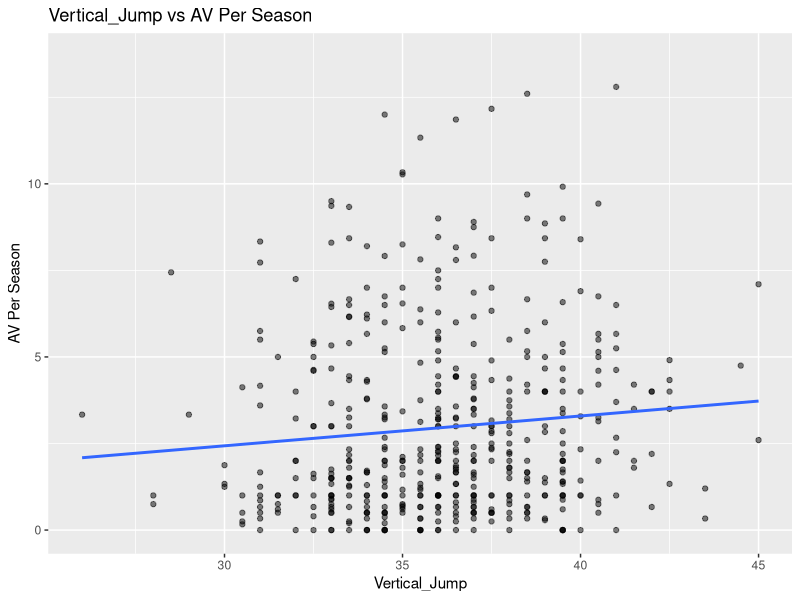
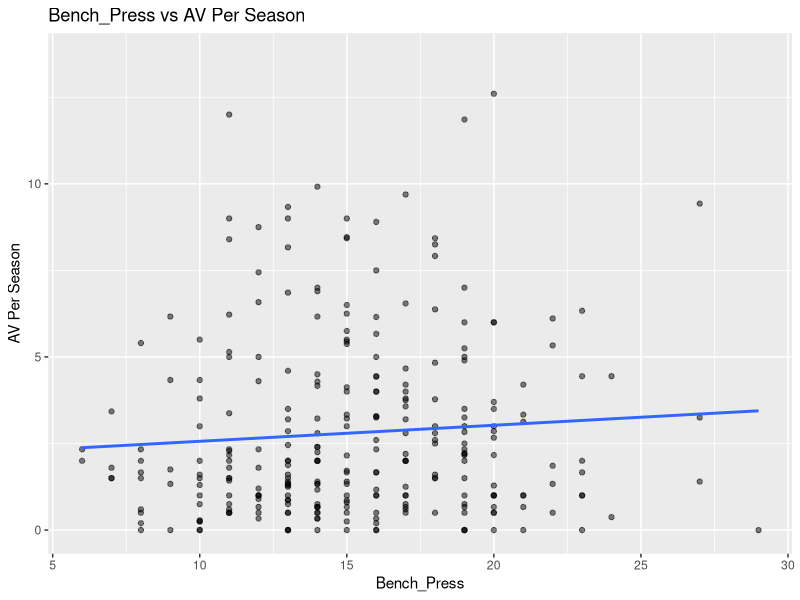
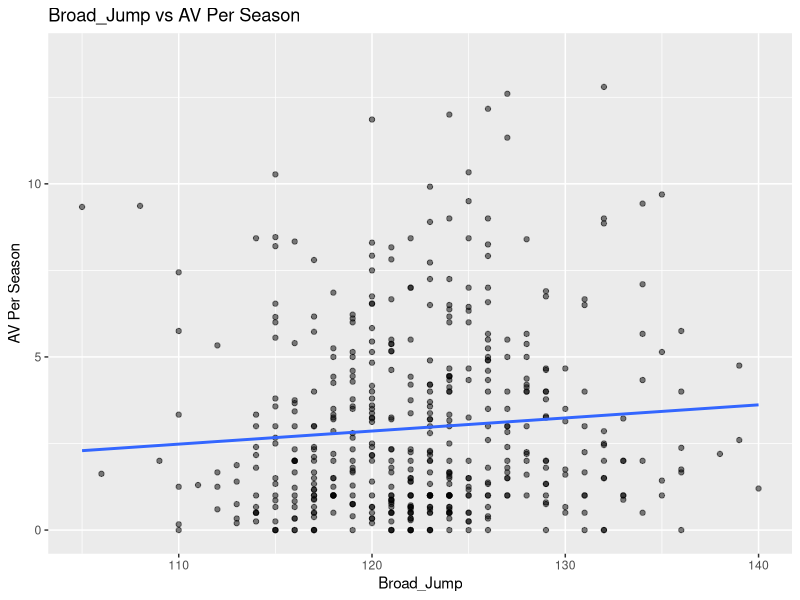
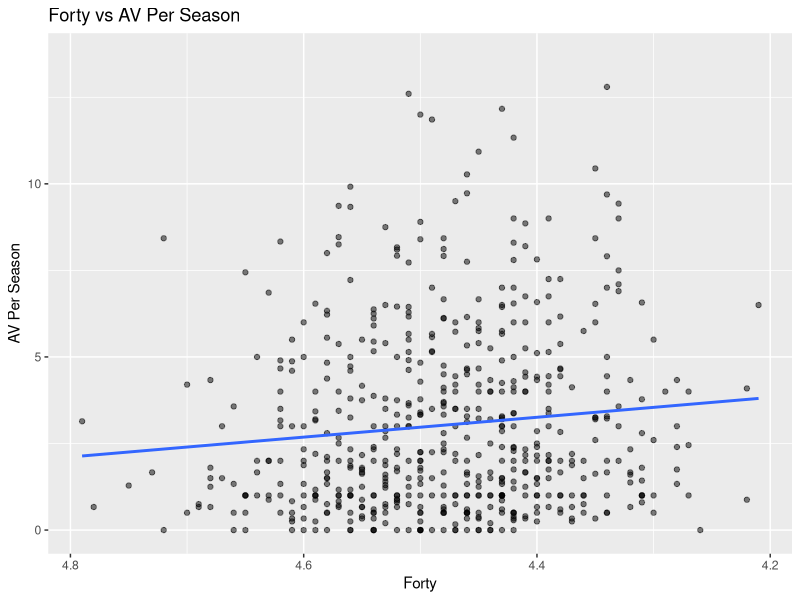
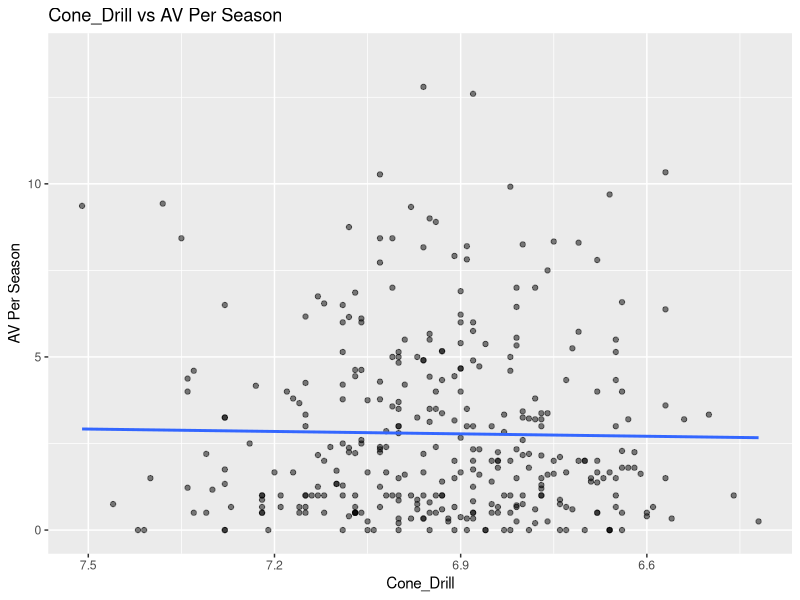
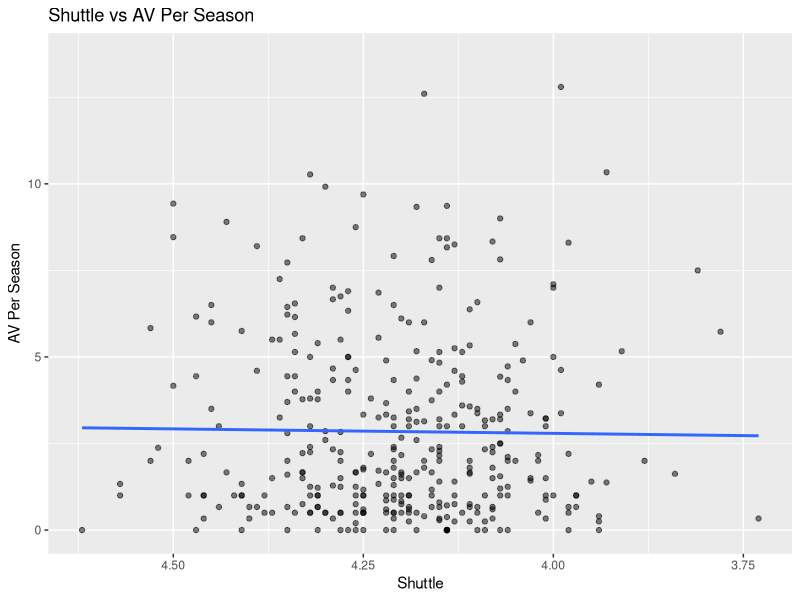
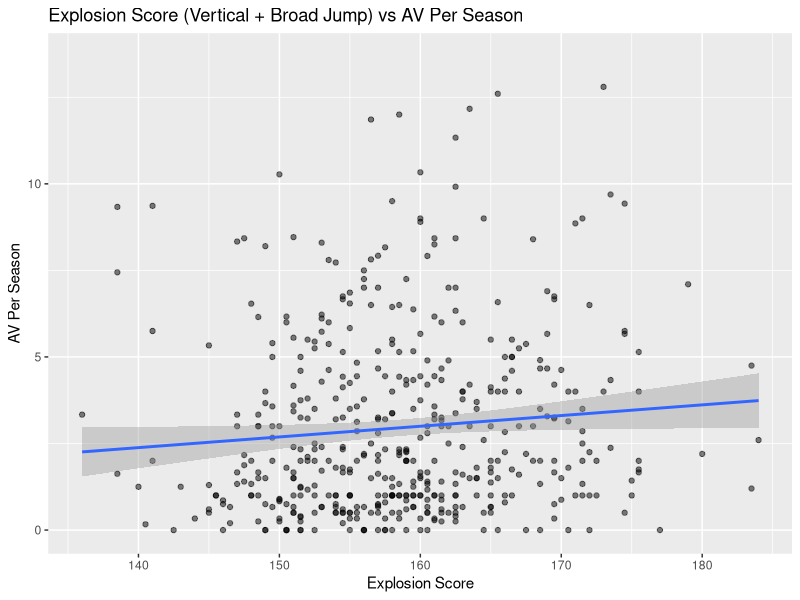

Here is the R script that generated these plots, in order:
# =============================================================================
# NFL Wide Receiver Combine Analysis
#
# Question: Do NFL Scouting Combine metrics predict a wide receiver's career
# success (measured as Approximate Value per season)?
#
# Data:
#   - data/sportsref_download.xlsx  : career stats for WRs drafted 2000+
#                                      (Pro Football Reference / Stathead)
#   - data/NFL_Combine_Since_2000.csv: combine testing results, 2000-2025
#                                      (Kaggle: isaaksipple/nfl-combine-2000-2025)
# =============================================================================

library(dplyr)
library(ggplot2)
library(readr)
library(readxl)
library(stringr)

# ---- 1. Load data -----------------------------------------------------------

career_data <- read_excel("data/sportsref_download.xlsx")
combine_data <- read_csv("data/NFL_Combine_Since_2000.csv")

# ---- 2. Filter to wide receivers --------------------------------------------

combine_wr <- combine_data %>%
  filter(Position == "WR")

career_wr <- career_data %>%
  filter(Pos == "WR", From >= 2000)

# ---- 3. Standardize player names for joining --------------------------------
# Player names differ slightly between sources (periods, suffixes like Jr./II/III),
# so normalize both sides before joining on name + draft year.

clean_names <- function(x) {
  x %>%
    str_to_lower() %>%
    str_replace_all("\\.", "") %>%
    str_replace_all(" jr", "") %>%
    str_replace_all(" iii", "") %>%
    str_replace_all(" ii", "") %>%
    str_squish()
}

career_wr$Player <- clean_names(career_wr$Player)
combine_wr$Player <- clean_names(combine_wr$Player)

# ---- 4. Merge career outcomes with combine testing data ---------------------

merged_data <- inner_join(
  career_wr, combine_wr,
  by = c("Player", "From" = "Year")
) %>%
  distinct() %>%
  rename(
    Career_AV      = `AV...3`,
    Forty          = `40-yd Dash`,
    Vertical_Jump  = `Vertical Jump`,
    Bench_Press    = `Bench Press`,
    Broad_Jump     = `Broad Jump`,
    Cone_Drill     = `3-Cone Drill`,
    Shuttle        = `20-yd Shuttle`,
    Draft_Team     = Team.y
  ) %>%
  select(-Team.x, -Rk, -Position, -AV...9) %>%
  mutate(
    Seasons       = To - From + 1,
    AV_per_season = Career_AV / Seasons
  )

combine_metrics <- c("Forty", "Vertical_Jump", "Bench_Press",
                      "Broad_Jump", "Cone_Drill", "Shuttle")

merged_data[combine_metrics] <- lapply(merged_data[combine_metrics], as.numeric)

cat("Merged dataset:", nrow(merged_data), "wide receivers\n")

# ---- 5. Visualize each combine metric vs. career performance ----------------

combine_untimed_metrics <- c("Vertical_Jump", "Bench_Press", "Broad_Jump")
combine_timed_metrics   <- c("Forty", "Cone_Drill", "Shuttle")

dir.create("plots", showWarnings = FALSE)

for (metric in combine_untimed_metrics) {
  p <- ggplot(merged_data, aes(x = .data[[metric]], y = AV_per_season)) +
    geom_point(alpha = 0.5) +
    geom_smooth(method = "lm", se = FALSE) +
    labs(title = paste(metric, "vs AV Per Season"), x = metric, y = "AV Per Season")
  ggsave(filename = paste0("plots/", metric, "_vs_AV.png"), plot = p, width = 8, height = 6)
}

for (metric in combine_timed_metrics) {
  # Lower (faster) times are better, so the x-axis is reversed for readability
  p <- ggplot(merged_data, aes(x = .data[[metric]], y = AV_per_season)) +
    geom_point(alpha = 0.5) +
    geom_smooth(method = "lm", se = FALSE) +
    scale_x_reverse() +
    labs(title = paste(metric, "vs AV Per Season"), x = metric, y = "AV Per Season")
  ggsave(filename = paste0("plots/", metric, "_vs_AV.png"), plot = p, width = 8, height = 6)
}

# ---- 6. Regression models ----------------------------------------------------

# Full model: all six combine metrics together
full_model <- lm(
  AV_per_season ~ Forty + Vertical_Jump + Bench_Press + Broad_Jump + Cone_Drill + Shuttle,
  data = merged_data
)
cat("\n===== Full model (all combine metrics) =====\n")
print(summary(full_model))

# Speed-only model: the three timed drills
speed_model <- lm(
  AV_per_season ~ Forty + Shuttle + Cone_Drill,
  data = merged_data
)
cat("\n===== Speed model (40, shuttle, cone) =====\n")
print(summary(speed_model))

# Explosion-only model: vertical + broad jump
explosion_model <- lm(
  AV_per_season ~ Vertical_Jump + Broad_Jump,
  data = merged_data
)
cat("\n===== Explosion model (vertical + broad jump) =====\n")
print(summary(explosion_model))

# ---- 7. Combined explosion score ---------------------------------------------

merged_data <- merged_data %>%
  mutate(Explosion_Score = Vertical_Jump + Broad_Jump)

explosion_plot <- ggplot(merged_data, aes(x = Explosion_Score, y = AV_per_season)) +
  geom_point(alpha = 0.5) +
  geom_smooth(method = "lm") +
  labs(
    title = "Explosion Score (Vertical + Broad Jump) vs AV Per Season",
    x = "Explosion Score",
    y = "AV Per Season"
  )
ggsave("plots/Explosion_Score_vs_AV.png", plot = explosion_plot, width = 8, height = 6)

cat("\nDone. Plots saved to plots/\n")
